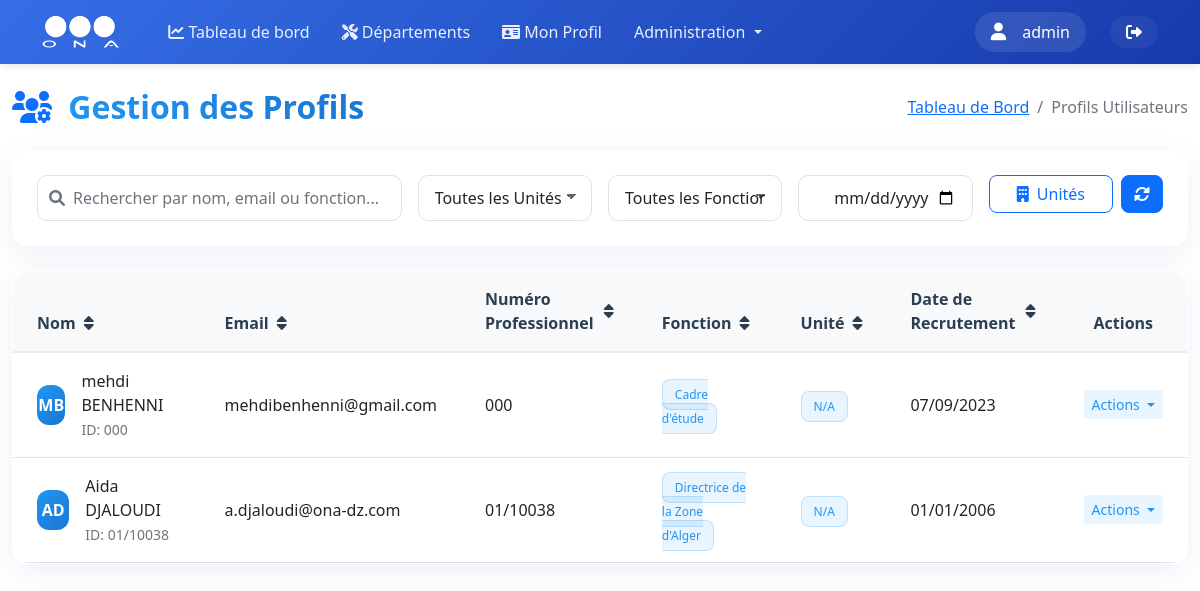
The app's page /admin/profiles (signed in), older data.
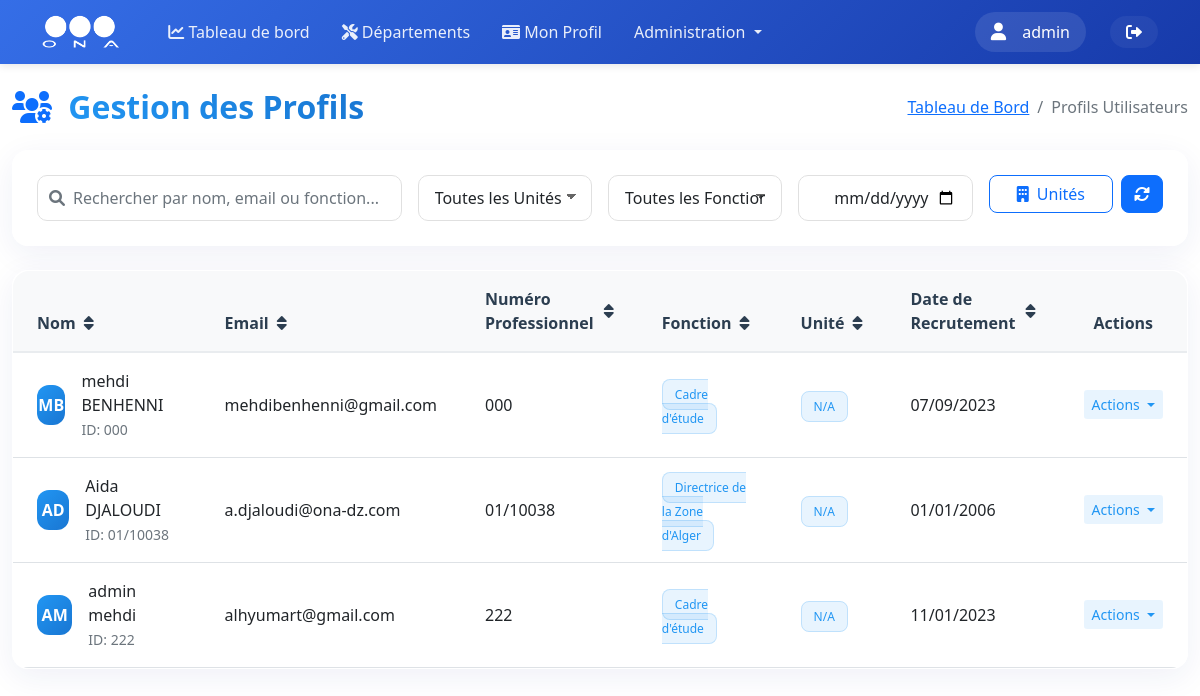
The same page, newer data.
### models.py (models this page shows, shortened)
class User(UserMixin, db.Model):
    __tablename__ = 'users'
    id = db.Column(db.Integer, primary_key=True)
    username = db.Column(db.String(80), unique=True, nullable=False)
    nickname = db.Column(db.String(80))
    email = db.Column(db.String(120), unique=True, nullable=True)
    password_hash = db.Column(db.String(128))
    role = db.Column(db.String(20), nullable=False, default=UserRole.UTILISATEUR)
    is_active = db.Column(db.Boolean, default=True)
    last_login = db.Column(db.DateTime)
    unit_id = db.Column(db.Integer, db.ForeignKey('units.id', ondelete='SET NULL'), nullable=True)
    zone_id = db.Column(db.Integer, db.ForeignKey('zones.id', ondelete='SET NULL'), nullable=True)
    created_at = db.Column(db.DateTime, default=datetime.utcnow)
    updated_at = db.Column(db.DateTime, default=datetime.utcnow, onupdate=datetime.utcnow)
    profile = db.relationship('UserProfile', backref='user', uselist=False, lazy=True, cascade='all, delete-orphan')
    incidents = db.relationship('Incident', backref='author', lazy=True)

class UserProfile(db.Model):
    __tablename__ = 'user_profiles'
    id = db.Column(db.Integer, primary_key=True)
    first_name = db.Column(db.String(100), nullable=False)
    last_name = db.Column(db.String(100), nullable=False)
    date_of_birth = db.Column(db.Date, nullable=False)
    email = db.Column(db.String(120), unique=True, nullable=False)
    professional_number = db.Column(db.String(50), unique=True, nullable=False)
    job_function = db.Column(db.String(100), nullable=False)
    recruitment_date = db.Column(db.DateTime, nullable=False)
    phone = db.Column(db.String(20))
    address = db.Column(db.String(200))
    user_id = db.Column(db.Integer, db.ForeignKey('users.id'), nullable=False)
    created_at = db.Column(db.DateTime, default=datetime.utcnow)
    updated_at = db.Column(db.DateTime, default=datetime.utcnow, onupdate=datetime.utcnow)

### routes/profiles.py (the view, shortened to what this page needs)
@profiles.route('/admin/profiles', methods=['GET'])
@login_required
def admin_profiles():
    if current_user.role != 'Admin':
        flash('Accès non autorisé', 'error')
        return redirect(url_for('index'))
    search_query = request.args.get('search', '')
    sort_by = request.args.get('sort_by', 'last_name')
    order = request.args.get('order', 'asc')
    query = UserProfile.query
    if hasattr(UserProfile, sort_by):
        sort_column = getattr(UserProfile, sort_by)
        if order == 'desc':
            sort_column = sort_column.desc()
        query = query.order_by(sort_column)
    profiles = query.all()
    return render_template('profiles/admin_profiles.html', profiles=profiles)

### templates/profiles/admin_profiles.html (shortened to what this page needs)
{% extends "base.html" %}
{% block content %}
<div class="container-fluid mt-4">
    <div class="row mb-4">
        <div class="col-12">
            <div class="d-flex justify-content-between align-items-center">
                <h2 class="mb-0">
                    <i class="fas fa-users-gear me-2 text-primary"></i>
                    <span class="gradient-text">Gestion des Profils</span>
                </h2>
                <nav aria-label="breadcrumb">
                    <ol class="breadcrumb mb-0">
                        <li class="breadcrumb-item"><a href="{{ url_for('dashboard') }}">Tableau de Bord</a></li>
                        <li class="breadcrumb-item active">Profils Utilisateurs</li>
                    </ol>
                </nav>
            </div>
        </div>
    </div>
    <div class="row mb-4">
        <div class="col-12">
            <div class="glass-card">
                <div class="card-body p-4">
                    <div class="row g-3">
                        <div class="col-md-4">
                            <div class="search-wrapper">
                                <i class="fas fa-search search-icon"></i>
                                <input type="text" id="searchInput" class="form-control modern-input"
                                       placeholder="Rechercher par nom, email ou fonction...">
                            </div>
                        </div>
                        <div class="col-md-2">
                            <select class="form-select modern-select" id="unitFilter">
                                <option value="">Toutes les Unités</option>
                            </select>
                        </div>
                        <div class="col-md-2">
                            <select class="form-select modern-select" id="jobFilter">
                                <option value="">Toutes les Fonctions</option>
                            </select>
                        </div>
                        <div class="col-md-2">
                            <input type="date" class="form-control modern-input" id="dateFilter" placeholder="Date de Recrutement">
                        </div>
                        <div class="col-md-2">
                            <div class="d-flex gap-2">
                                <a href="{{ url_for('units.manage_units') }}" class="btn btn-outline-primary modern-btn flex-grow-1">
                                    <i class="fas fa-building me-1"></i> Unités
                                </a>
                                <button class="btn btn-primary modern-btn" onclick="refreshTable()" id="refreshBtn">
                                    <i class="fas fa-sync-alt"></i>
                                </button>
                            </div>
                        </div>
                    </div>
                </div>
            </div>
        </div>
    </div>
    <div class="row">
        <div class="col-12">
            <div class="glass-card">
                <div class="card-body p-0">
                    <div class="table-responsive modern-table">
                        <table class="table table-hover align-middle mb-0" id="profilesTable">
                            <thead>
                                <tr>
                                    <th class="px-4 py-3" onclick="sortTable(0)">
                                        <div class="d-flex align-items-center">
                                            Nom <i class="fas fa-sort ms-2"></i>
                                        </div>
                                    </th>
                                    <th class="px-4 py-3" onclick="sortTable(1)">
                                        <div class="d-flex align-items-center">
                                            Email <i class="fas fa-sort ms-2"></i>
                                        </div>
                                    </th>
                                    <th class="px-4 py-3" onclick="sortTable(2)">
                                        <div class="d-flex align-items-center">
                                            Numéro Professionnel <i class="fas fa-sort ms-2"></i>
                                        </div>
                                    </th>
                                    <th class="px-4 py-3" onclick="sortTable(3)">
                                        <div class="d-flex align-items-center">
                                            Fonction <i class="fas fa-sort ms-2"></i>
                                        </div>
                                    </th>
                                    <th class="px-4 py-3" onclick="sortTable(4)">
                                        <div class="d-flex align-items-center">
                                            Unité <i class="fas fa-sort ms-2"></i>
                                        </div>
                                    </th>
                                    <th class="px-4 py-3" onclick="sortTable(5)">
                                        <div class="d-flex align-items-center">
                                            Date de Recrutement <i class="fas fa-sort ms-2"></i>
                                        </div>
                                    </th>
                                    <th class="px-4 py-3 text-center">Actions</th>
                                </tr>
                            </thead>
                            <tbody>
                                {% for profile in profiles %}
                                <tr class="border-bottom">
                                    <td class="px-4 py-3">
                                        <div class="d-flex align-items-center">
                                            <div class="modern-avatar">
                                                {{ profile.first_name[0] }}{{ profile.last_name[0] }}
                                            </div>
                                            <div class="ms-3">
                                                <div class="fw-semibold">{{ profile.first_name }} {{ profile.last_name }}</div>
                                                <small class="text-muted">ID: {{ profile.professional_number }}</small>
                                            </div>
                                        </div>
                                    </td>
                                    <td class="px-4 py-3">{{ profile.email }}</td>
                                    <td class="px-4 py-3">{{ profile.professional_number }}</td>
                                    <td class="px-4 py-3">
                                        <span class="modern-badge">
                                            {{ profile.job_function }}
                                        </span>
                                    </td>
                                    <td class="px-4 py-3">
                                        <span class="modern-badge-primary">
                                            {{ profile.user.unit.name if profile.user.unit else 'N/A' }}
                                        </span>
                                    </td>
                                    <td class="px-4 py-3">{{ profile.recruitment_date.strftime('%d/%m/%Y') }}</td>
                                    <td class="px-4 py-3 text-center">
                                        <div class="dropdown">
                                            <button class="btn btn-sm btn-light-primary dropdown-toggle" type="button" data-bs-toggle="dropdown">
                                                Actions
                                            </button>
                                        </div>
                                    </td>
                                </tr>
                                {% endfor %}
                            </tbody>
                        </table>
                    </div>
                </div>
            </div>
        </div>
    </div>
</div>
{% endblock %}

### templates/base.html (shortened to what this page needs)
<!DOCTYPE html>
<html lang="fr" dir="ltr">
<head>
    <link href="https://cdn.jsdelivr.net/npm/bootstrap@5.1.3/dist/css/bootstrap.min.css" rel="stylesheet">
    <link href="https://cdnjs.cloudflare.com/ajax/libs/font-awesome/6.0.0/css/all.min.css" rel="stylesheet">
    <link rel="stylesheet" href="https://unpkg.com/leaflet@1.9.4/dist/leaflet.css" />
</head>
<body>
    <nav class="navbar navbar-expand-lg sticky-top">
        <div class="container">
            <a class="navbar-brand" href="{{ url_for('dashboard') }}">
                <img src="{{ url_for('static', filename='images/ona_logo.png') }}" alt="ONA">
            </a>
            <div class="collapse navbar-collapse" id="navbarNav">
                <ul class="navbar-nav me-auto mb-2 mb-lg-0">
                    <li class="nav-item">
                        <a class="nav-link" href="{{ url_for('dashboard') }}">
                            <i class="fas fa-chart-line"></i>
                            <span>Tableau de bord</span>
                        </a>
                    </li>
                    <li class="nav-item">
                        <a class="nav-link" href="{{ url_for('departements') }}">
                            <i class="fas fa-tools"></i>
                            <span>Départements</span>
                        </a>
                    </li>
                    {% if current_user.is_authenticated %}
                    <li class="nav-item">
                        <a class="nav-link" href="{{ url_for('profiles.view_profile') }}">
                            <i class="fas fa-id-card"></i>
                            <span>Mon Profil</span>
                        </a>
                    </li>
                    {% if current_user.role == 'Admin' %}
                    <li class="nav-item dropdown">
                        <a class="nav-link dropdown-toggle" href="#" id="adminDropdown" role="button" data-bs-toggle="dropdown">
                            Administration
                        </a>
                    </li>
                    {% endif %}
                    {% endif %}
                </ul>
                <div class="user-section">
                    <div class="d-flex align-items-center">
                        {% if current_user.is_authenticated %}
                            <div class="user-info">
                                <i class="fas fa-user me-2"></i>
                                <span>
                                    {% if current_user.nickname %}
                                        {{ current_user.nickname }}
                                    {% else %}
                                        {{ current_user.username }}
                                    {% endif %}
                                </span>
                            </div>
                            <a href="{{ url_for('auth.logout') }}" class="logout-btn text-white text-decoration-none ms-2" title="Déconnexion">
                                <i class="fas fa-sign-out-alt"></i>
                            </a>
                        {% else %}
                            <a href="{{ url_for('auth.login') }}" class="btn btn-light">Connexion</a>
                        {% endif %}
                    </div>
                </div>
            </div>
        </div>
    </nav>
    {% block content %}{% endblock %}
</body>
</html>

Row changes from the older to the newer data that the page shows:
added UserProfile: first_name "A", last_name "M", first_name "admin", last_name "mehdi", professional_number "222", email "alhyumart@gmail.com", job_function "Cadre d'étude", user.unit "N/A", recruitment_date "11/01/2023"
